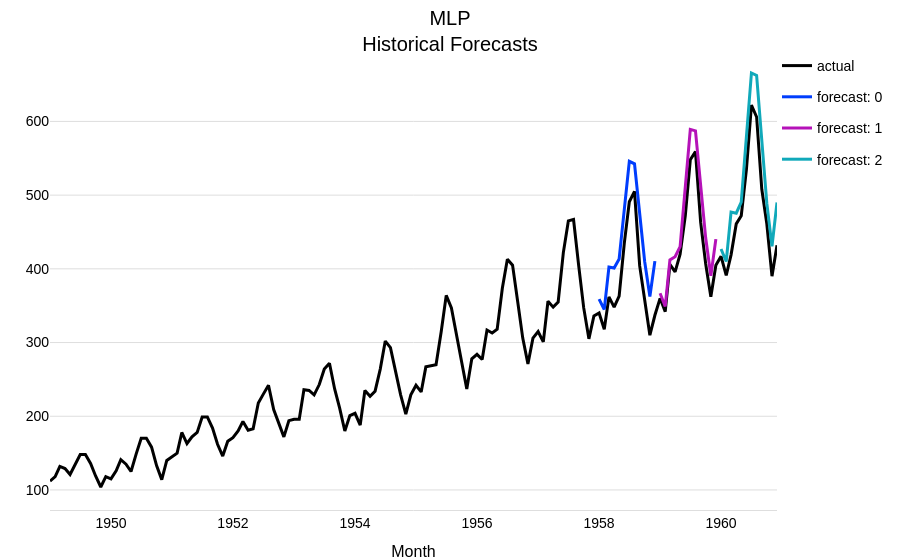

Notebook cell for this chart:
### Markdown cell above
## 3. Historical Forecasts & Backtesting

Since `NeuralForecastModel` is a Darts `TorchForecastingModel`, it has access to all other Darts functionality. For **more robust evaluation**, we should make use of Darts' **optimized historical forecast & backtesting** routine (similar to NeuralForecast's cross validation).

### Code cell
# get a fresh model instance and pre-train it on everything except the last 36 points
model = model.untrained_model()
model.fit(series[:-36], future_covariates=future_covariates)

# generate forecasts sequentially over the last 36 points
historical_forecasts = model.historical_forecasts(
    series=series,
    future_covariates=future_covariates,
    start=-36,
    forecast_horizon=output_chunk_length,
    stride=output_chunk_length,  # move 12 steps ahead after each forecast
    retrain=False,  # no re-training, only apply pre-trained model
    verbose=True,
    last_points_only=False,
)

fig = series.plotly(label="actual")
for idx, forecast in enumerate(historical_forecasts):
    fig = forecast.plotly(label=f"forecast: {idx}", fig=fig)
fig.update_layout(title="MLP<br>Historical Forecasts")

### Figure 1 — Plotly figure (JSON) as saved in the notebook; plotly's stock layout.template omitted (floating-point values rounded to 4 significant figures; data arrays with more than 128 entries replaced by an {"elided": "..."} marker saying what was removed)
{"data": [{"hovertemplate": "<b>actual</b>: %{y:.3g}<extra></extra>", "legendgroup": "actual", "line": {"color": "#000000"}, "mode": "lines", "name": "actual", "type": "scatter", "x": {"elided": "144 str values"}, "y": {"elided": "144 float values"}}, {"hovertemplate": "<b>forecast: 0</b>: %{y:.3g}<extra></extra>", "legendgroup": "forecast: 0", "line": {"color": "#003dfd"}, "mode": "lines", "name": "forecast: 0", "type": "scatter", "x": ["1958-01-01T00:00:00.000000000", "1958-02-01T00:00:00.000000000", "1958-03-01T00:00:00.000000000", "1958-04-01T00:00:00.000000000", "1958-05-01T00:00:00.000000000", "1958-06-01T00:00:00.000000000", "1958-07-01T00:00:00.000000000", "1958-08-01T00:00:00.000000000", "1958-09-01T00:00:00.000000000", "1958-10-01T00:00:00.000000000", "1958-11-01T00:00:00.000000000", "1958-12-01T00:00:00.000000000"], "y": [358.9, 344.9, 402.5, 401.1, 413.5, 486.0, 545.9, 542.5, 471.6, 409.7, 362.6, 410.4]}, {"hovertemplate": "<b>forecast: 1</b>: %{y:.3g}<extra></extra>", "legendgroup": "forecast: 1", "line": {"color": "#b512b8"}, "mode": "lines", "name": "forecast: 1", "type": "scatter", "x": ["1959-01-01T00:00:00.000000000", "1959-02-01T00:00:00.000000000", "1959-03-01T00:00:00.000000000", "1959-04-01T00:00:00.000000000", "1959-05-01T00:00:00.000000000", "1959-06-01T00:00:00.000000000", "1959-07-01T00:00:00.000000000", "1959-08-01T00:00:00.000000000", "1959-09-01T00:00:00.000000000", "1959-10-01T00:00:00.000000000", "1959-11-01T00:00:00.000000000", "1959-12-01T00:00:00.000000000"], "y": [366.9, 349.0, 412.1, 416.4, 430.2, 512.3, 589.2, 587.2, 509.1, 442.1, 390.5, 440.3]}, {"hovertemplate": "<b>forecast: 2</b>: %{y:.3g}<extra></extra>", "legendgroup": "forecast: 2", "line": {"color": "#11a9ba"}, "mode": "lines", "name": "forecast: 2", "type": "scatter", "x": ["1960-01-01T00:00:00.000000000", "1960-02-01T00:00:00.000000000", "1960-03-01T00:00:00.000000000", "1960-04-01T00:00:00.000000000", "1960-05-01T00:00:00.000000000", "1960-06-01T00:00:00.000000000", "1960-07-01T00:00:00.000000000", "1960-08-01T00:00:00.000000000", "1960-09-01T00:00:00.000000000", "1960-10-01T00:00:00.000000000", "1960-11-01T00:00:00.000000000", "1960-12-01T00:00:00.000000000"], "y": [426.9, 410.0, 477.0, 475.5, 490.7, 583.1, 665.7, 662.3, 568.3, 489.1, 430.4, 490.0]}], "layout": {"hovermode": "x unified", "title": {"text": "MLP<br>Historical Forecasts"}, "xaxis": {"title": {"text": "Month"}}}}
